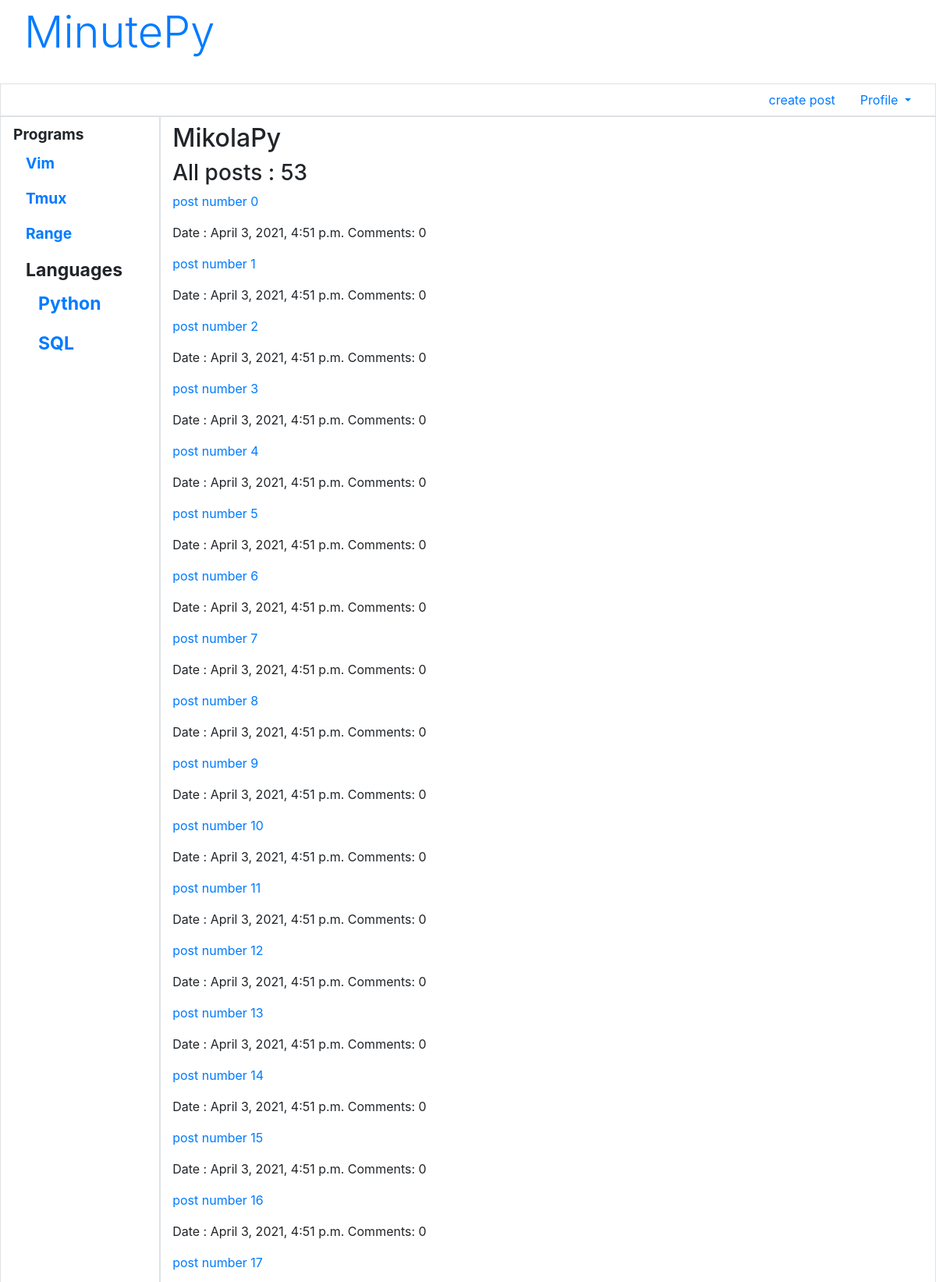
Page /accounts/profile/ (signed in, upper part) on the committed database.
### blog/models.py (models this page shows, shortened)
class Section(models.Model):
    name = models.CharField(max_length=20,db_index=True,unique=True,
                            verbose_name='section name')
    order = models.IntegerField(default=0,db_index=True,verbose_name='order')
    main_section = models.ForeignKey('MainSection',on_delete=models.PROTECT,null=True,
                                     blank=True,verbose_name='main section')

class AdvUser(AbstractUser):
    is_activated = models.BooleanField(default=True,db_index=True)
    send_message = models.BooleanField(default=True,verbose_name="comment message")
    class Meta(AbstractUser.Meta):
        pass

class Post(models.Model):
    title = models.CharField(max_length = 50,verbose_name='sobject',blank=True)
    content = models.TextField(blank=True,null=True,verbose_name='text')
    published = models.DateTimeField(auto_now_add=True,db_index=True,verbose_name='date')
    markers = models.ManyToManyField('Marker')
    image = models.ImageField(blank=True,upload_to=create_filename,
                               verbose_name='main_images')
    author = models.ForeignKey(AdvUser,on_delete=models.CASCADE,
                               verbose_name='post author')
    likes = GenericRelation('Like')
    class Meta:
        unique_together = ('title','content')   #unique title + contetn
        default_related_name = 'posts'          #include post_set in Manager
        verbose_name_plural = 'Posts'
        verbose_name = 'Post'
        ordering = ['-published']
        abstract = False

### blog/views.py (the view)
# urls.py: path('accounts/profile/',profile,name='profile'),
@login_required
def profile(request):
    posts = Post.objects.only("title","pk","published").filter(author=request.user.pk).annotate(num_comments=Count("comments"))
    return render(request,'registration/profile.html',{'posts':posts})

### blog/models.py (called while the page is built)
    def get_queryset(self):
        return super().get_queryset().filter(main_section__isnull=False)

### blog/templates/registration/profile.html (shortened to what this page needs)
{% extends "layout/basic.html" %}
{% block content %}
{% if user.first_name and user.last_name %}
<h2>{{ user.first_name }} {{ user.last_name }}!</h2>
{% else %}
<h2>{{ user.username }}</h2>
{% endif %}
<h3>All posts : {{ posts.count }} </h3>
{% for post in posts %}
<p><a href=" {% url "postdetail" pk=post.pk %}"> {{ post.title }}</a></p>
<p>Date : {{ post.published }} Comments: {{ post.num_comments }} </p>
{% endfor %}
{% endblock %}

### blog/templates/layout/basic.html (shortened to what this page needs)
{% load bootstrap4 %}
{% load static %}
<!DOCTYPE html>
<html>
		<head>
						{% bootstrap_css %}
						<link rel="stylesheet" type="text/css"
						href="{% static "blog/style.css" %}">
		</head>
		<body class="container-fluid">
				<header class="mb-4">
					<a class="display-4 nav-link" href="{% url 'main' %}">MinutePy</a>
				</header>
				<div class="row">
						<ul class="col nav justify-content-end border">
								{% if not user.is_authenticated %}
								<li class="nav-item"><a class="nav-link"
								href="{% url 'register' %} ">registraition</a></li>
								<li class="nav-item"><a class="nav-link"
								href="{% url "login" %}">login</a></li>
								{% else %}
								<li class="nav-item"><a class="nav-link"
								href="{% url "postcreate" %}">create post</a></li>
								<li class="nav-item dropdown">
										<a class="nav-link dropdown-toggle"
										data-toggle="dropdown"
										href="#" role="button" aria-haspopup="true"
										aria-expanded="false">Profile</а>
								</li>
								{% endif %}
						</ul>
				</div>
				<div class="row">
						<nav class="col-md-auto nav flex-column border">
								{% for marker in markers %}
								{% ifchanged marker.main_section %}
								<span class="nav-link root font-weight-bold">
								{{ marker.main_section.name }}
								{% endifchanged %}
								<a class="nav-link" href="{% url 'by_marker' marker_name=marker.name %}">
									{{ marker.name }}</a>
								{% endfor %}
						</nav>
						<section class="col border py-2">
								{% block content %}
								{% endblock %}
						</section>
				</div>
		</body>
</html>

### blog/static/blog/style.css (style rules this page uses)
.root { font-size: larger; }

### rows in the picture
Section: main_section.name "Programs", name "Vim"
Section: name "Tmux"
Section: name "Range"
Section: main_section.name "Languages", name "Python"
Section: name "SQL"
AdvUser: username "MikolaPy"
Post: title "post number 0", published "April 3, 2021, 4:51 p.m.", num_comments "0"
Post: title "post number 1", published "April 3, 2021, 4:51 p.m.", num_comments "0"
Post: title "post number 2", published "April 3, 2021, 4:51 p.m.", num_comments "0"
Post: title "post number 3", published "April 3, 2021, 4:51 p.m.", num_comments "0"
Post: title "post number 4", published "April 3, 2021, 4:51 p.m.", num_comments "0"
Post: title "post number 5", published "April 3, 2021, 4:51 p.m.", num_comments "0"
Post: title "post number 6", published "April 3, 2021, 4:51 p.m.", num_comments "0"
Post: title "post number 7", published "April 3, 2021, 4:51 p.m.", num_comments "0"
Post: title "post number 8", published "April 3, 2021, 4:51 p.m.", num_comments "0"
Post: title "post number 9", published "April 3, 2021, 4:51 p.m.", num_comments "0"
Post: title "post number 10", published "April 3, 2021, 4:51 p.m.", num_comments "0"
Post: title "post number 11", published "April 3, 2021, 4:51 p.m.", num_comments "0"
Post: title "post number 12", published "April 3, 2021, 4:51 p.m.", num_comments "0"
Post: title "post number 13", published "April 3, 2021, 4:51 p.m.", num_comments "0"
Post: title "post number 14", published "April 3, 2021, 4:51 p.m.", num_comments "0"
Post: title "post number 15", published "April 3, 2021, 4:51 p.m.", num_comments "0"
Post: title "post number 16", published "April 3, 2021, 4:51 p.m.", num_comments "0"
Post: title "post number 17"

### other values in the picture
{{ posts.count }} "53"
